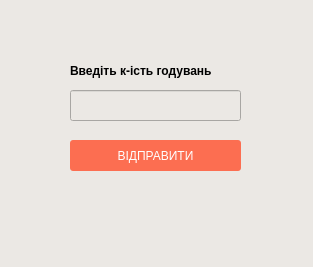
<?xml version="1.0" encoding="UTF-8"?>
<ui version="4.0">
 <class>graphic</class>
 <widget class="QMainWindow" name="graphic">
  <property name="geometry">
   <rect>
    <x>0</x>
    <y>0</y>
    <width>313</width>
    <height>267</height>
   </rect>
  </property>
  <property name="windowTitle">
   <string>MainWindow</string>
  </property>
  <property name="styleSheet">
   <string notr="true">background-color: #EBE8E4;</string>
  </property>
  <widget class="QWidget" name="centralwidget">
   <widget class="QLabel" name="label">
    <property name="geometry">
     <rect>
      <x>70</x>
      <y>50</y>
      <width>191</width>
      <height>41</height>
     </rect>
    </property>
    <property name="font">
     <font>
      <weight>75</weight>
      <bold>true</bold>
     </font>
    </property>
    <property name="styleSheet">
     <string notr="true">text-transform:uppercase;
text-align:center;</string>
    </property>
    <property name="text">
     <string>Введіть к-ість годувань</string>
    </property>
   </widget>
   <widget class="QLineEdit" name="getDate">
    <property name="geometry">
     <rect>
      <x>70</x>
      <y>90</y>
      <width>171</width>
      <height>31</height>
     </rect>
    </property>
   </widget>
   <widget class="QPushButton" name="sendDate">
    <property name="geometry">
     <rect>
      <x>70</x>
      <y>140</y>
      <width>171</width>
      <height>31</height>
     </rect>
    </property>
    <property name="styleSheet">
     <string notr="true">QPushButton {
       padding: 2px;
      border-radius: 3px;
       line-height: 1.25;
       background-color: #FC6E51;
       color: white;
       font-size: 12px;
       text-transform: uppercase;
		
    }
    QPushButton:hover {
     background-color: #FF5A36;
    }</string>
    </property>
    <property name="text">
     <string>ВІДПРАВИТИ</string>
    </property>
   </widget>
   <widget class="QPushButton" name="pushButton">
    <property name="geometry">
     <rect>
      <x>10</x>
      <y>10</y>
      <width>31</width>
      <height>31</height>
     </rect>
    </property>
    <property name="styleSheet">
     <string notr="true">QPushButton{
background: transparent;
border: none;}
QPushButton:hover{
background-color:gray;
}


</string>
    </property>
    <property name="text">
     <string/>
    </property>
    <property name="icon">
     <iconset resource="resource.qrc">
      <normaloff>:/prefix/img/arrow.png</normaloff>:/prefix/img/arrow.png</iconset>
    </property>
    <property name="iconSize">
     <size>
      <width>30</width>
      <height>30</height>
     </size>
    </property>
   </widget>
  </widget>
  <widget class="QMenuBar" name="menubar">
   <property name="geometry">
    <rect>
     <x>0</x>
     <y>0</y>
     <width>313</width>
     <height>26</height>
    </rect>
   </property>
  </widget>
  <widget class="QStatusBar" name="statusbar"/>
 </widget>
 <resources>
  <include location="resource.qrc"/>
 </resources>
 <connections/>
</ui>
